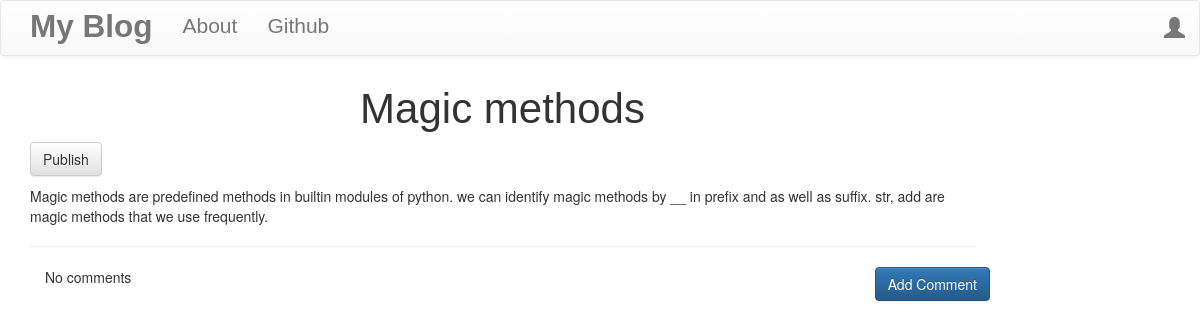
Screenshot of /post/3 with the database file from the repository.
### blog/models.py (models this page shows, shortened)
class Post(models.Model):
    author = models.ForeignKey('auth.User', on_delete=models.CASCADE)
    title = models.CharField(max_length=200)
    text = models.TextField()
    created_date = models.DateTimeField(default=timezone.now())
    published_date = models.DateTimeField(blank = True, null = True)

### blog/views.py (the view)
# urls.py: path('post/<int:pk>', views.PostDetailView.as_view(), name= 'post_detail'),
class PostDetailView(DetailView):
    model = Post

### blog/templates/blog/post_detail.html (shortened to what this page needs)
{% extends "blog/base.html" %}
{% block content %}
<h1 class="posttitle">{{ post.title }}</h1>
{% if post.published_date %}
<div class="date postdate">
  {{ post.published_date }}
</div>
{% else %}
<a class="btn btn-default" href="{% url 'post_publish' pk=post.pk %}">Publish</a>
{% endif %}
<p class="postcontent">{{ post.text|safe|linebreaksbr }}</p>
<hr>
<a class="btn btn-primary btn-comment" href="{% url 'add_comment_to_post' pk=post.pk %}">Add Comment</a>
<div class="container">
  {% for comment in post.comments.all %}
  <br>
    {% if user.is_authenticated or comment.approved_comments %}
      {{ comment.created_date }}
        {% if not comment.approved_comments %}
        <a href="{% url 'comment_approve' pk=comment.pk %}">
        <span class="glyph glyphicon-pencil"></span>
        </a>
        <a href="{% url 'comment_remove' pk=comment.pk %}">
        <span class="glyph glyphicon-remove"></span>
        </a>
        {% endif %}
        <p>{{comment.text|safe|linebreaks}}</p>
        <p>Posted By: {{comment.author}}</p>
    {% endif %}
    {% empty %}
    <p>No comments</p>
  {% endfor %}
</div>
{% endblock %}

### blog/static/css/blog.css (style rules this page uses)
.posttitle { font-family: 'Cuprum', sans-serif; font-size: 3em; text-align: center; }
.postcontent { font-family: 'Cuprum', sans-serif; font-size: 1.5em; }
.btn-comment { position: absolute; right: 0px; }

### rows the page displays
Post: title "Magic methods", text "Magic methods are predefined methods in builtin modules of python. we can identify magic methods by __ in prefix and as well as suffix. str, add are magic methods that we use frequently."
